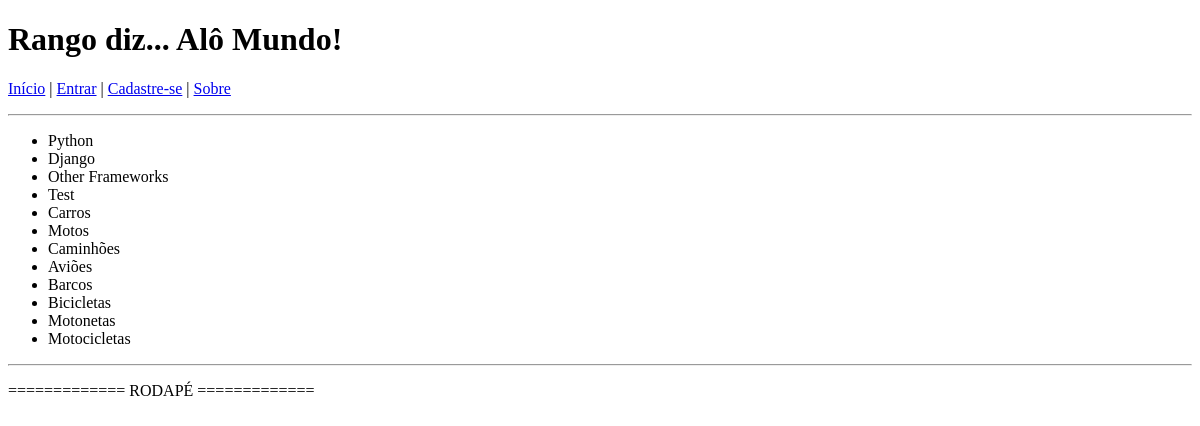
/rango/categories/, run on an earlier commit of the app's database.
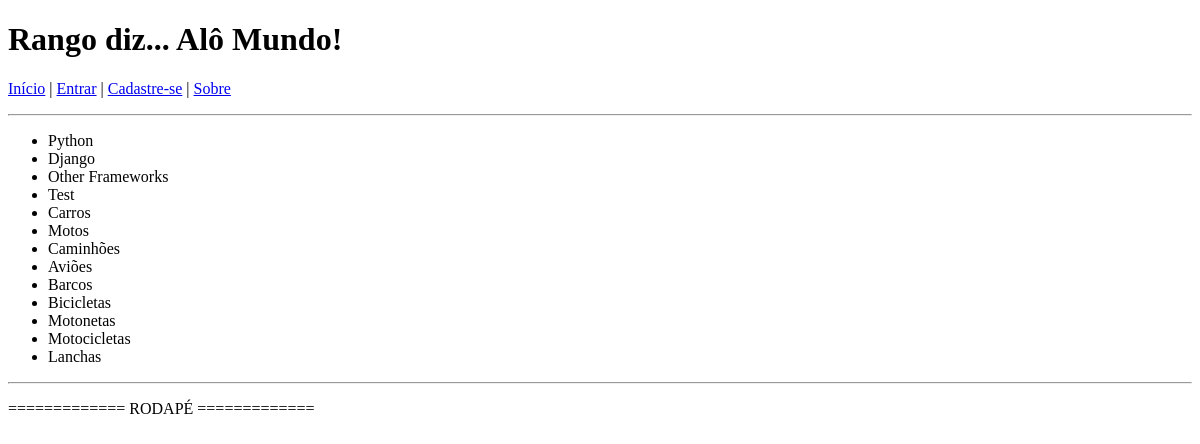
And on a later commit of the database.
### rango/models.py (models this page shows, shortened)
class Category(models.Model):
    name = models.CharField(max_length=128, unique=True)
    views = models.IntegerField(default=0)
    likes = models.IntegerField(default=0)
    slug = models.SlugField()

### rango/views.py (the view)
def categories(request):
    category_list = Category.objects.order_by('-likes')
    context_dict = {'categories': category_list}
    return render(request, 'rango/categories.html', context_dict)

### templates/rango/categories.html (shortened to what this page needs)
{% extends 'rango/base.html' %}
{% load staticfiles %}
{% block body_block %}
	{% if categories %}
	    <ul>
	        {% for category in categories %}
	        <li>{{ category.name }}</li>
	        {% endfor %}
	    </ul>
	{% else %}
	    <strong>Nenhuma categoria.</strong>
	{% endif %}
{% endblock %}

What changed in the data, as far as the page shows it:
added Category: name "Lanchas"
